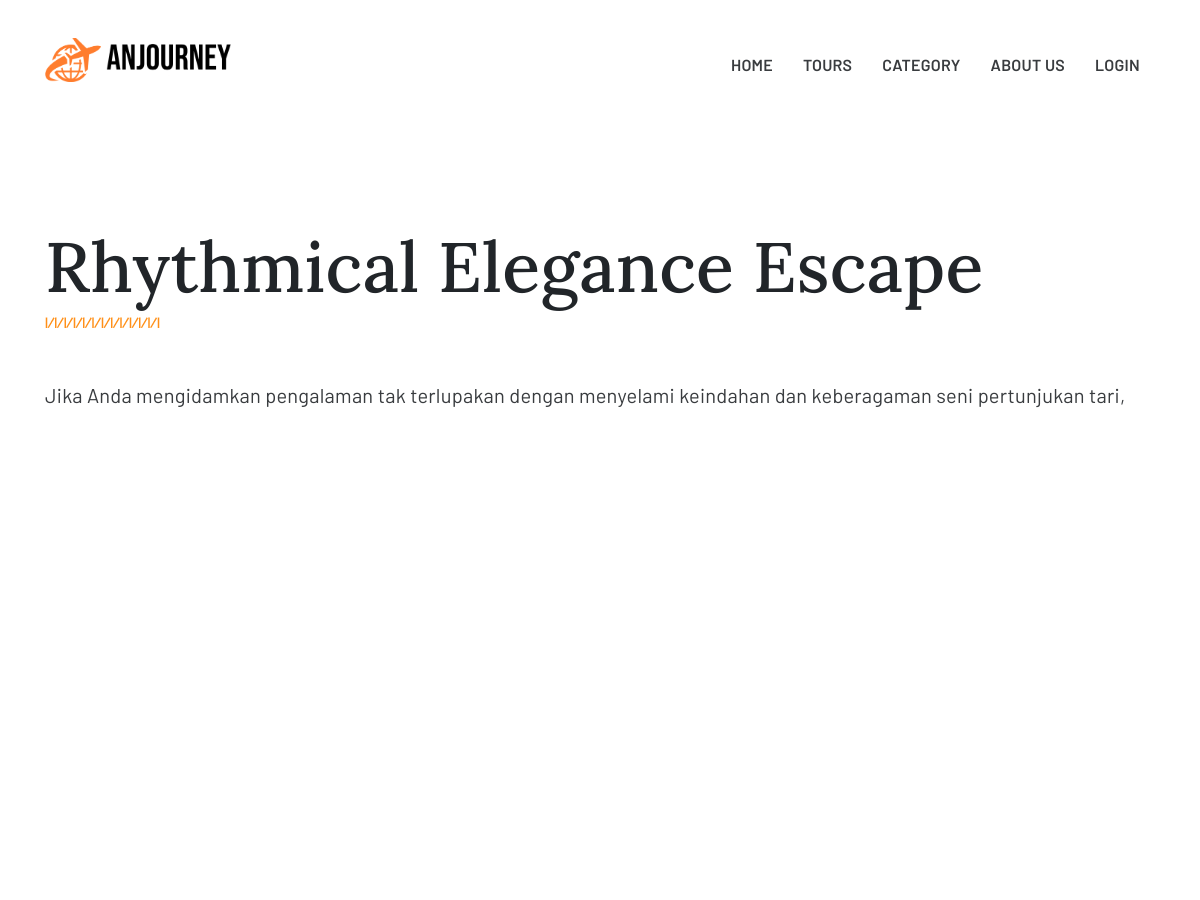
The app's page /attractions-single.php?id=15&kategori=Tari (upper part), older data.
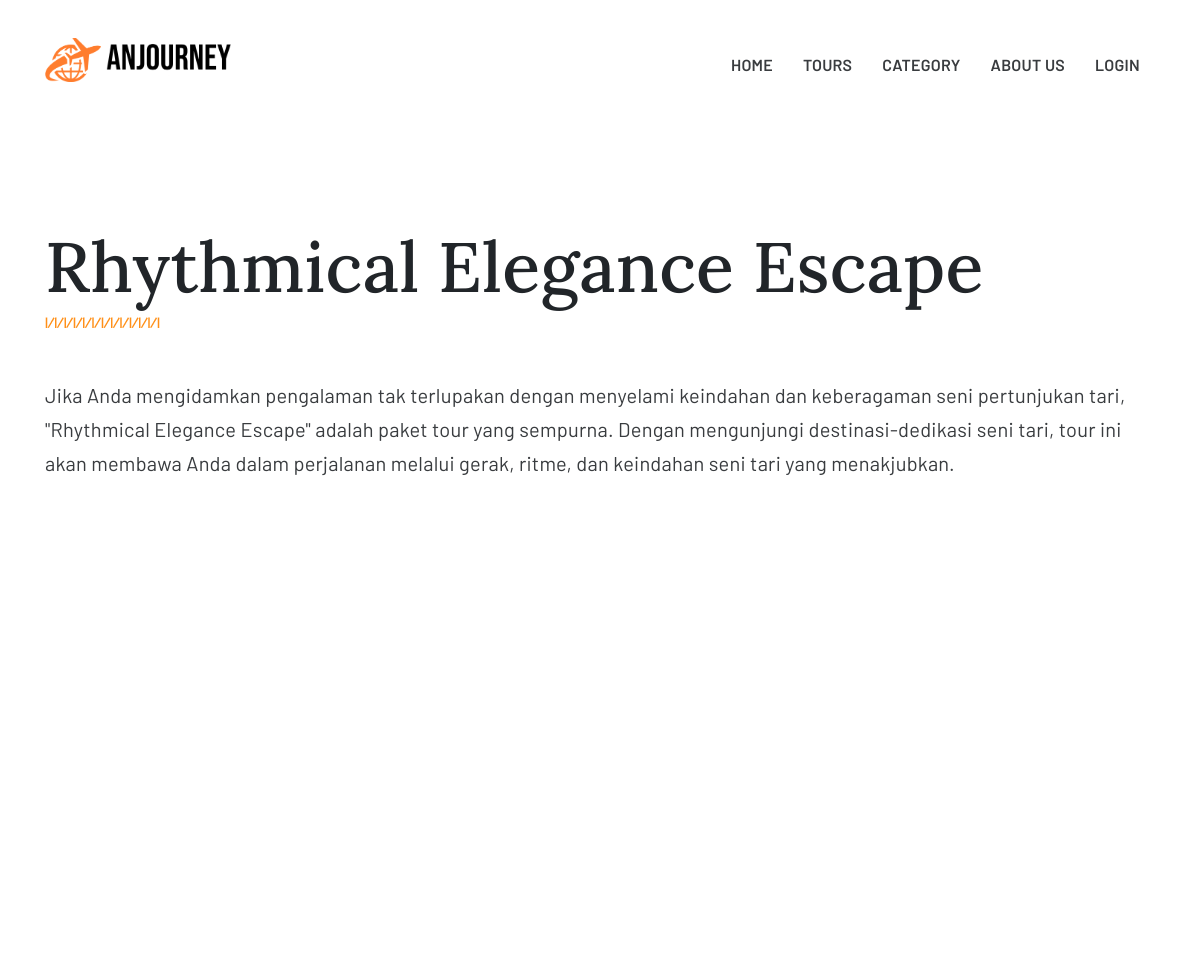
The same page, newer data.
### tables this page shows
CREATE TABLE `detailtour` (
  `id_detailtour` int(11) NOT NULL,
  `gambarTour` varchar(255) NOT NULL,
  `namaKota` varchar(255) NOT NULL,
  `namaTour` varchar(255) NOT NULL,
  `ketersediaanTour` enum('Available','Non Available','None') NOT NULL,
  `durasiTour` varchar(255) NOT NULL,
  `hargaTour` varchar(255) NOT NULL,
  `kategoriTour` enum('Tari','Teater','Music','Pameran Visual') NOT NULL,
  `deskripsiTour` varchar(1000) NOT NULL,
  `funFact` varchar(1000) NOT NULL,
  `tanggalPelaksanaan` date DEFAULT NULL
);

### attractions-single.php (the view, shortened to what this page needs)
<?php
include "koneksi.php"
?>
<!DOCTYPE html>
<php lang="zxx">
    <head>
        <link rel="stylesheet" href="css/swiper.min.css" />
        <link rel="stylesheet" href="https://cdnjs.cloudflare.com/ajax/libs/font-awesome/4.7.0/css/font-awesome.css" />
        <link rel="stylesheet" href="https://stackpath.bootstrapcdn.com/bootstrap/4.4.1/css/bootstrap.min.css"
 />
        <link rel="stylesheet" href="css/style.css" />
        <link rel="stylesheet" href="css/profile.css" />
    </head>
    <body>
        <header class="header-int">
            <div class="container">
                <nav class="navbar dark">
                    <a href="index.php" class="navbar-brand"><img src="images/anjBlack.png" alt="Image" /></a>
                    <ul class="navbar-nav">
                        <li class="nav-item dropdown">
                            <a class="nav-link" href="index.php">HOME</a>
                        </li>
                        <li class="nav-item"><a class="nav-link" href="tours-list.php">TOURS</a></li>
                        <li class="nav-item dropdown">
                            <a class="nav-link">CATEGORY</a>
                        </li>
                        <li class="nav-item"><a class="nav-link" href="about-us.php">ABOUT US</a></li>
                        <li class="nav-item">
                            <a id="login-logout-link" class="nav-link" href="#" onclick="toggleLoginStatus()">LOGIN</a>
                        </li>
    </body>
    <section class="attractions-header">
        <div class="container">
            <div class="row">
                <?php
$idDetailtour = isset($_GET['id']) ? $_GET['id'] : '';
$sql = "SELECT * FROM detailtour WHERE id_detailtour = '$idDetailtour'";
$result = $conn->query($sql);
if ($result->num_rows > 0) {
    while ($row = $result->fetch_assoc()) {
        ?>
                <div class="col-12">
                    <h2><?php echo $row['namaTour']; ?></h2>
                    <img src="images/title-seperator.png" alt="Image" />
                    <p>
                        <?php echo $row['deskripsiTour']; ?>
                    </p>
                </div>
                <?php
    }
} else {
    echo "0 results";
}
?>
            </div>
        </div>
    </section>
    <?php
$idDetailtour = isset($_GET['id']) ? $_GET['id'] : '';
$sql = "SELECT * FROM detailtour WHERE id_detailtour = '$idDetailtour'";
$result = $conn->query($sql);
if ($result->num_rows > 0) {
    $row = $result->fetch_assoc();
    ?>
    <div class="attractions-hero-image bg-image" data-background="images/<?php echo $row['gambarTour']; ?>"></div>
    <?php
} else {
    echo "0 results";
}
?>
    </body>
    </html>

Row changes from the older to the newer data that the page shows:
changed detailtour "Rhythmical Elegance Escape": deskripsiTour "Jika Anda mengidamkan pengalaman tak terlupakan dengan menyelami keindahan dan keberagaman seni pertunjukan tari," → "…keberagaman seni pertunjukan tari, \"Rhythmical Elegance Escape\" adalah paket tour yang sempurna. Dengan mengunjungi destinasi-dedikasi seni tari, tour ini akan membawa Anda dalam perjalanan melalui gerak, ritme, dan keindahan seni tari yang menakjubkan."
